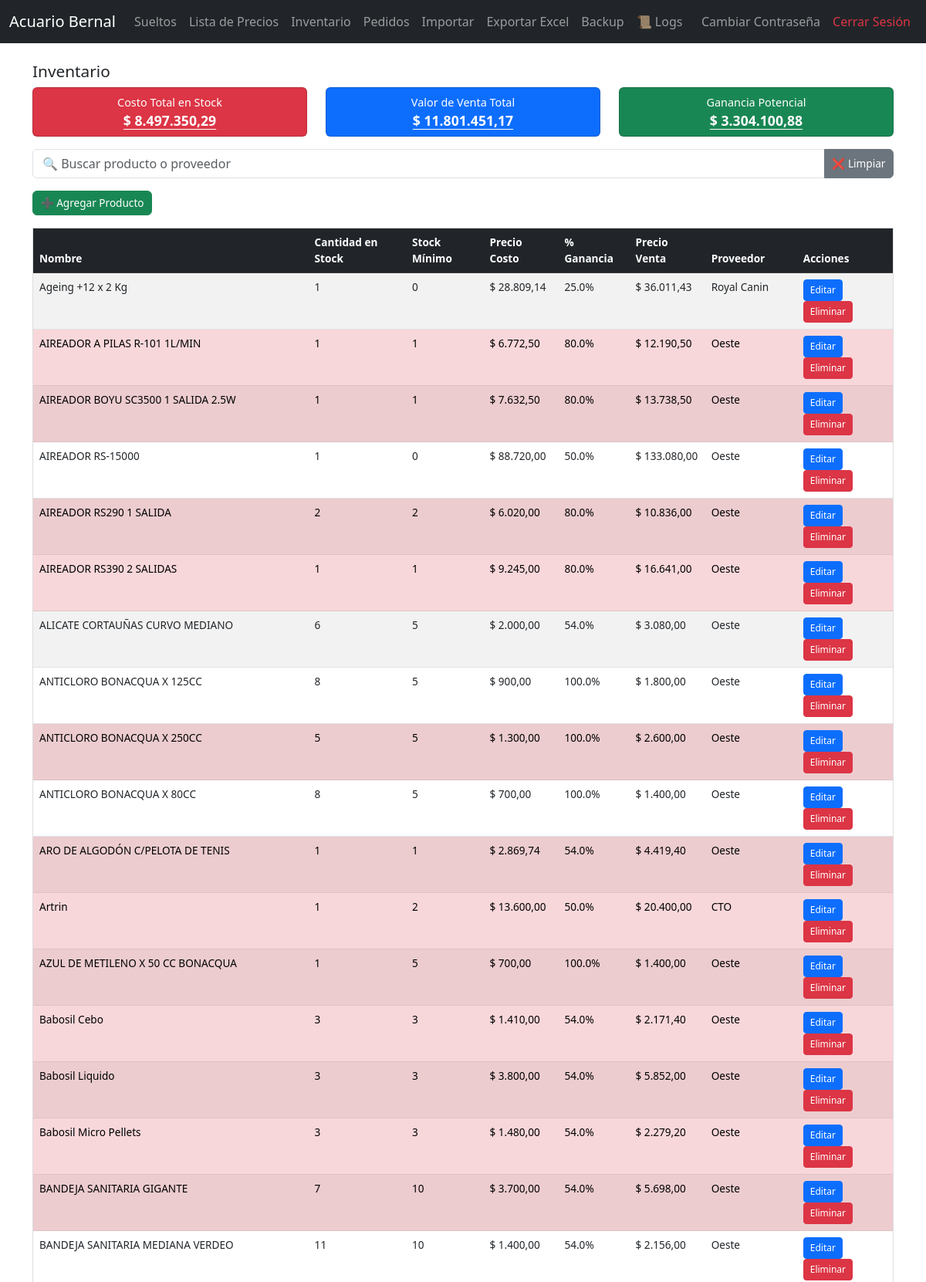
The app's page /inventario (signed in, upper part) with its own data.
### tables this page shows
CREATE TABLE productos (
        id INTEGER PRIMARY KEY AUTOINCREMENT,
        nombre TEXT NOT NULL,
        cantidad INTEGER NOT NULL,
        stock_minimo INTEGER NOT NULL,
        precio_costo REAL NOT NULL,
        proveedor TEXT NOT NULL,
        ganancia REAL DEFAULT 0
    );

### app_negocio.py (the view)
@app.route("/inventario")
def inventario():
    if "usuario" not in session:
        return redirect(url_for("login"))
    q = request.args.get("q", "").lower()
    productos_db = obtener_productos()
    productos = []
    for p in productos_db:
        precio_venta = p["precio_costo"] * (1 + (p["ganancia"] or 0) / 100)
        productos.append({
            "id": p["id"],
            "nombre": p["nombre"],
            "cantidad": p["cantidad"],
            "stock_minimo": p["stock_minimo"],
            "precio_costo": p["precio_costo"],
            "ganancia": p["ganancia"] or 0,
            "precio_venta": precio_venta,
            "proveedor": p["proveedor"]
        })
    if q:
        productos = [p for p in productos if q in p["nombre"].lower() or q in p["proveedor"].lower()]
    total_costo = sum(p["cantidad"] * p["precio_costo"] for p in productos)
    total_venta = sum(p["cantidad"] * p["precio_venta"] for p in productos)
    ganancia = total_venta - total_costo
    return render_template("index.html",
                           productos=productos,
                           query=q,
                           total_costo=total_costo,
                           total_venta=total_venta,
                           ganancia=ganancia)

### app_negocio.py (called while the page is built)
@app.template_filter('precio')
def format_precio(value):
    try:
        valor = f"{float(value):,.2f}".replace(',', 'X').replace('.', ',').replace('X', '.')
        return f"$ {valor}"
    except:
        return value

def get_connection():
    conn = sqlite3.connect(DB_NAME)
    conn.row_factory = sqlite3.Row
    return conn

def obtener_productos():
    conn = get_connection()
    productos = conn.execute("SELECT * FROM productos ORDER BY LOWER(nombre)").fetchall()
    conn.close()
    return productos

### templates/index.html (shortened to what this page needs)
{% extends "layout.html" %}
{% block content %}
<h2>Inventario</h2>
<div class="row mb-3">
    <div class="col-md-4">
        <div class="card resumen-card bg-danger text-white text-center">
            <div class="card-body">
                <h5 class="card-title">Costo Total en Stock</h5>
                <h3>{{ total_costo|precio }}</h3>
            </div>
        </div>
    </div>
    <div class="col-md-4">
        <div class="card resumen-card bg-primary text-white text-center">
            <div class="card-body">
                <h5 class="card-title">Valor de Venta Total</h5>
                <h3>{{ total_venta|precio }}</h3>
            </div>
        </div>
    </div>
    <div class="col-md-4">
        <div class="card resumen-card {% if ganancia < 0 %}bg-danger{% else %}bg-success{% endif %} text-white text-center">
            <div class="card-body">
                <h5 class="card-title">Ganancia Potencial</h5>
                <h3>{{ ganancia|precio }}</h3>
            </div>
        </div>
    </div>
</div>
<div class="input-group mb-3">
    <input type="text" id="buscador" class="form-control" placeholder="🔍 Buscar producto o proveedor">
    <button type="button" class="btn btn-secondary" onclick="limpiarBusqueda()">❌ Limpiar</button>
</div>
<button class="btn btn-success mb-3" onclick="abrirModalAgregar()">➕ Agregar Producto</button>
<div style="max-height: 55vh; overflow-y: auto; border: 1px solid #ddd;">
<table class="table table-striped">
<thead class="table-dark" style="position: sticky; top: 0;">
<tr>
  <th>Nombre</th>
  <th>Cantidad en Stock</th>
  <th>Stock Mínimo</th>
  <th>Precio Costo</th>
  <th>% Ganancia</th>
  <th>Precio Venta</th>
  <th>Proveedor</th>
  <th>Acciones</th>
</tr>
</thead>
<tbody>
{% for p in productos %}
<tr class="{% if p['cantidad'] <= p['stock_minimo'] %}table-danger{% endif %}">
  <td>{{ p['nombre'] }}</td>
  <td>{{ p['cantidad'] }}</td>
  <td>{{ p['stock_minimo'] }}</td>
  <td>{{ p['precio_costo']|precio }}</td>
  <td>{{ p['ganancia'] }}%</td>
  <td>{{ p['precio_venta']|precio }}</td>
  <td>{{ p['proveedor'] }}</td>
  <td>
    <button class="btn btn-sm btn-primary" onclick="abrirModalEditar({{ p['id'] }})">Editar</button>
    <a href="{{ url_for('eliminar', id=p['id']) }}" class="btn btn-sm btn-danger" onclick="return confirm('¿Eliminar este producto?')">Eliminar</a>
  </td>
</tr>
{% endfor %}
</tbody>
</table>
</div>
{% endblock %}

### templates/layout.html (style rules this page uses)
@media (min-width: 992px) { table { font-size: 0.85rem; } }
@media (min-width: 992px) { table th, table td { padding: 0.4rem 0.6rem; } }
@media (min-width: 992px) { .resumen-card .card-body { padding: 0.6rem !important; } }
@media (min-width: 992px) { .resumen-card .card-title { font-size: 0.9rem !important; margin-bottom: 0.3rem; } }
@media (min-width: 992px) { .resumen-card h3 { font-size: 1.1rem !important; margin: 0; } }
@media (min-width: 992px) { h2 { font-size: 1.3rem; } }
@media (min-width: 992px) { h3 { font-size: 1.6rem; text-decoration: underline; text-underline-offset: 4px; font-weight: bold; text-align: center; } }
@media (min-width: 992px) { .btn { font-size: 0.85rem !important; padding: 0.3rem 0.6rem !important; } }
@media (min-width: 992px) { .btn-sm { font-size: 0.75rem !important; padding: 0.25rem 0.5rem !important; } }
h3 { text-decoration: underline; text-underline-offset: 4px; font-weight: bold; text-align: center; }

### records on screen
productos: nombre "Ageing +12 x 2 Kg", cantidad "1", stock_minimo "0", precio_costo|precio "$ 28.809,14", ganancia "25.0", precio_venta|precio "$ 36.011,43", proveedor "Royal Canin"
productos: nombre "AIREADOR A PILAS R-101 1L/MIN", cantidad "1", stock_minimo "1", precio_costo|precio "$ 6.772,50", ganancia "80.0", precio_venta|precio "$ 12.190,50", proveedor "Oeste"
productos: nombre "AIREADOR BOYU SC3500 1 SALIDA 2.5W", cantidad "1", stock_minimo "1", precio_costo|precio "$ 7.632,50", ganancia "80.0", precio_venta|precio "$ 13.738,50", proveedor "Oeste"
productos: nombre "AIREADOR RS-15000", cantidad "1", stock_minimo "0", precio_costo|precio "$ 88.720,00", ganancia "50.0", precio_venta|precio "$ 133.080,00", proveedor "Oeste"
productos: nombre "AIREADOR RS290 1 SALIDA", cantidad "2", stock_minimo "2", precio_costo|precio "$ 6.020,00", ganancia "80.0", precio_venta|precio "$ 10.836,00", proveedor "Oeste"
productos: nombre "AIREADOR RS390 2 SALIDAS", cantidad "1", stock_minimo "1", precio_costo|precio "$ 9.245,00", ganancia "80.0", precio_venta|precio "$ 16.641,00", proveedor "Oeste"
productos: nombre "ALICATE CORTAUÑAS CURVO MEDIANO", cantidad "6", stock_minimo "5", precio_costo|precio "$ 2.000,00", ganancia "54.0", precio_venta|precio "$ 3.080,00", proveedor "Oeste"
productos: nombre "ANTICLORO BONACQUA X 125CC", cantidad "8", stock_minimo "5", precio_costo|precio "$ 900,00", ganancia "100.0", precio_venta|precio "$ 1.800,00", proveedor "Oeste"
productos: nombre "ANTICLORO BONACQUA X 250CC", cantidad "5", stock_minimo "5", precio_costo|precio "$ 1.300,00", ganancia "100.0", precio_venta|precio "$ 2.600,00", proveedor "Oeste"
productos: nombre "ANTICLORO BONACQUA X 80CC", cantidad "8", stock_minimo "5", precio_costo|precio "$ 700,00", ganancia "100.0", precio_venta|precio "$ 1.400,00", proveedor "Oeste"
productos: nombre "ARO DE ALGODÓN C/PELOTA DE TENIS", cantidad "1", stock_minimo "1", precio_costo|precio "$ 2.869,74", ganancia "54.0", precio_venta|precio "$ 4.419,40", proveedor "Oeste"
productos: nombre "Artrin", cantidad "1", stock_minimo "2", precio_costo|precio "$ 13.600,00", ganancia "50.0", precio_venta|precio "$ 20.400,00", proveedor "CTO"
productos: nombre "AZUL DE METILENO X 50 CC BONACQUA", cantidad "1", stock_minimo "5", precio_costo|precio "$ 700,00", ganancia "100.0", precio_venta|precio "$ 1.400,00", proveedor "Oeste"
productos: nombre "Babosil Cebo", cantidad "3", stock_minimo "3", precio_costo|precio "$ 1.410,00", ganancia "54.0", precio_venta|precio "$ 2.171,40", proveedor "Oeste"
productos: nombre "Babosil Liquido", cantidad "3", stock_minimo "3", precio_costo|precio "$ 3.800,00", ganancia "54.0", precio_venta|precio "$ 5.852,00", proveedor "Oeste"
productos: nombre "Babosil Micro Pellets", cantidad "3", stock_minimo "3", precio_costo|precio "$ 1.480,00", ganancia "54.0", precio_venta|precio "$ 2.279,20", proveedor "Oeste"
productos: nombre "BANDEJA SANITARIA GIGANTE", cantidad "7", stock_minimo "10", precio_costo|precio "$ 3.700,00", ganancia "54.0", precio_venta|precio "$ 5.698,00", proveedor "Oeste"
productos: nombre "BANDEJA SANITARIA MEDIANA VERDEO", cantidad "11", stock_minimo "10", precio_costo|precio "$ 1.400,00", ganancia "54.0", precio_venta|precio "$ 2.156,00", proveedor "Oeste"

### other values on screen
{{ total_costo|precio }} "$ 8.497.350,29"
{{ total_venta|precio }} "$ 11.801.451,17"
{{ ganancia|precio }} "$ 3.304.100,88"
